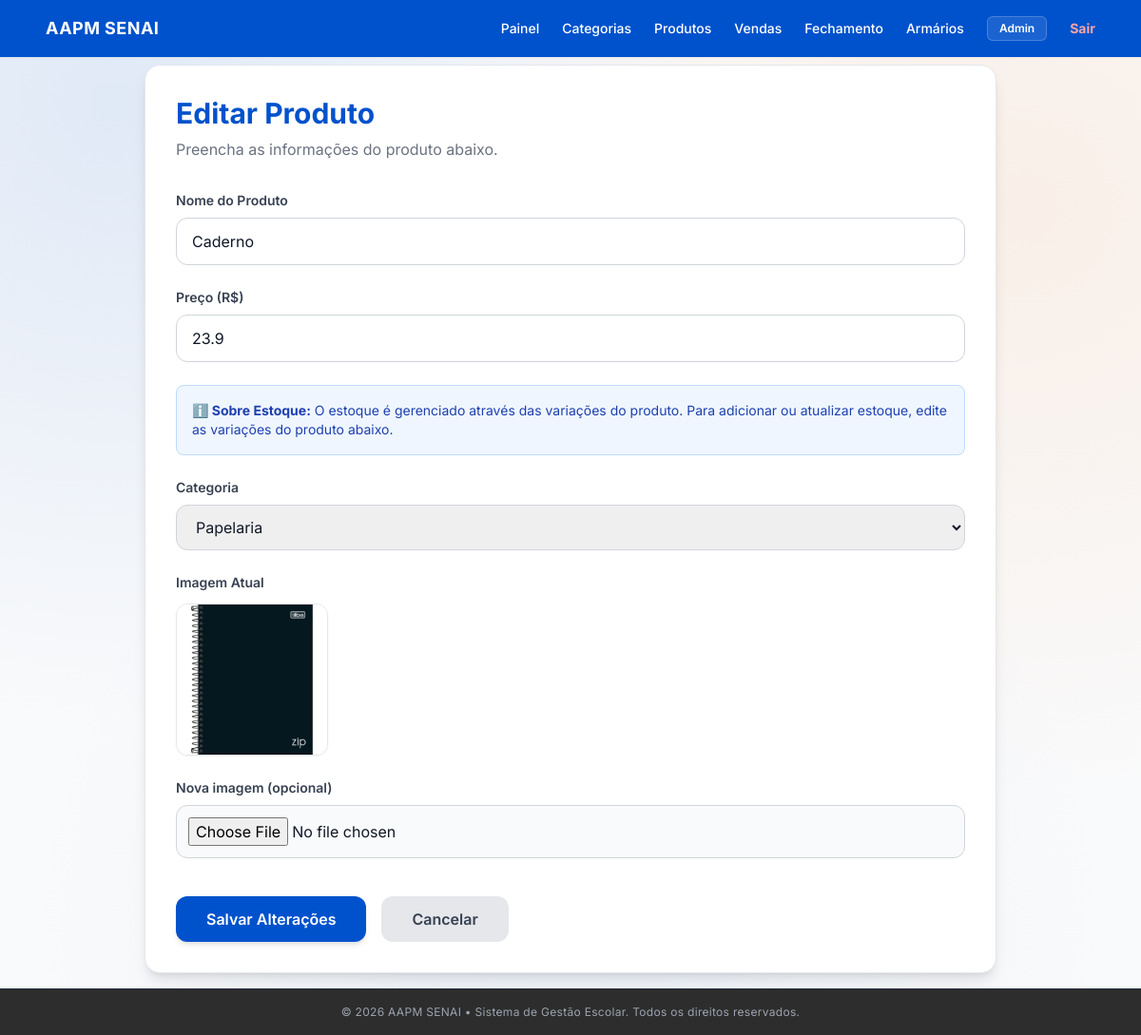
The app's page /produtos/32/editar (signed in), older data.
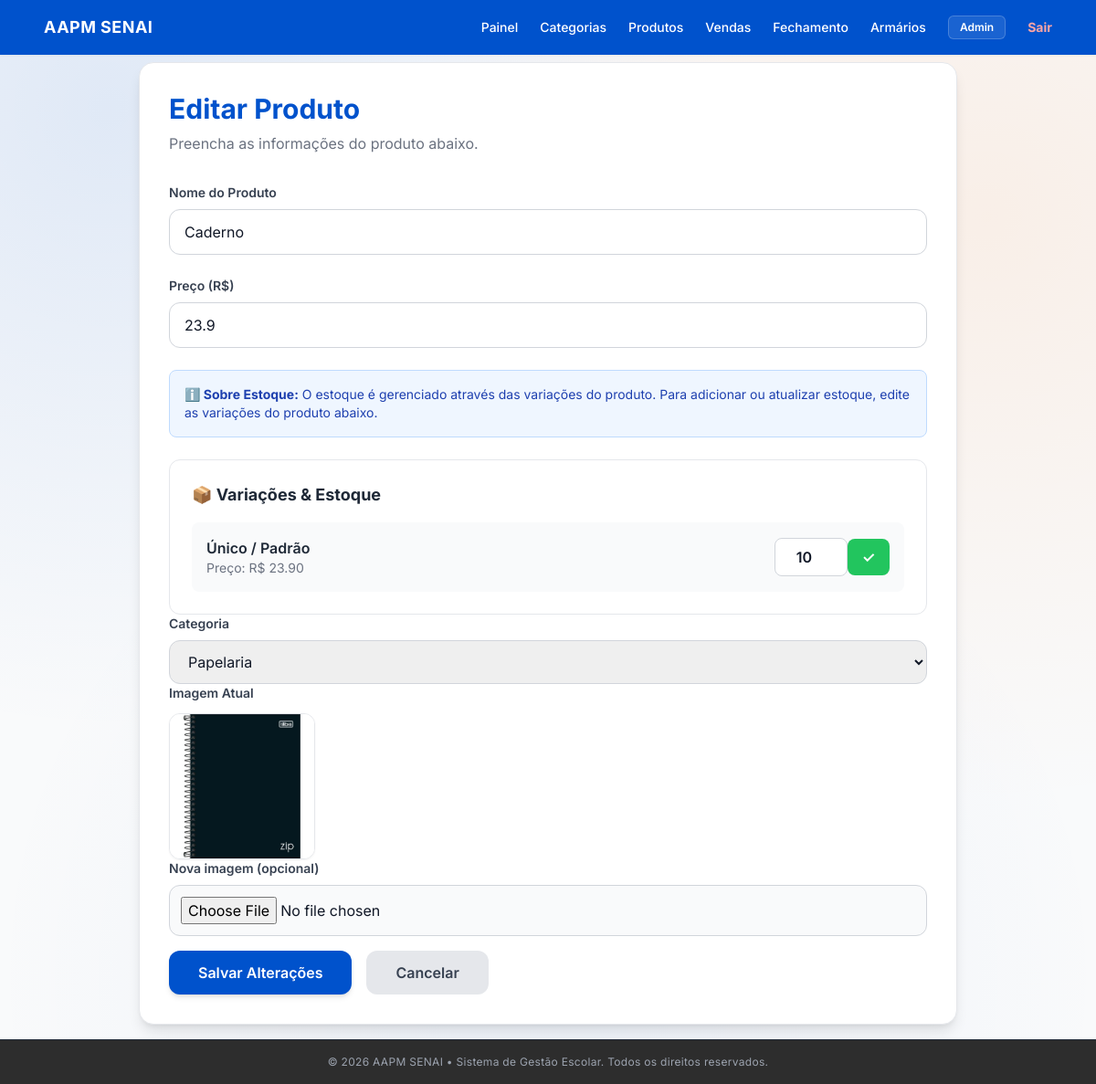
The same page, newer data.
### app/models/produto_variacao_model.py (models this page shows, shortened)
class ProdutoVariacao(Base):
    __tablename__ = "produto_variacoes"
    __table_args__ = (
        UniqueConstraint("produto_id", "tamanho", "cor", name="uq_variacao_produto_tamanho_cor"),
    )
    id            = Column(Integer, primary_key=True, autoincrement=True, index=True)
    produto_id    = Column(Integer, ForeignKey("produtos.id", ondelete="CASCADE"), nullable=False)
    tamanho       = Column(String(20), nullable=False)
    cor           = Column(String(50), nullable=False)
    sku           = Column(String(50), nullable=True, unique=True)
    preco         = Column(Float, nullable=True)  # se None, usa o preço base do produto
    estoque_atual = Column(Integer, nullable=False, default=0)
    ativo         = Column(Boolean, default=True)
    produto = relationship("Produto", back_populates="variacoes")

### app/controllers/produto_controller.py (the view)
@router.get("/{prod_id}/editar")
def form_editar_produto(
    prod_id: int,
    request: Request,
    db: Session = Depends(get_db),
    admin=Depends(require_admin)
):
    produto = (
        db.query(Produto)
        .filter(
            Produto.id == prod_id
        )
        .first()
    )
    categorias = (
        db.query(Categoria)
        .filter(
            Categoria.ativo == True
        )
        .order_by(
            Categoria.nome
        )
        .all()
    )
    return templates.TemplateResponse(
        request,
        "produtos/form.html",
        {
            "request": request,
            "usuario": admin,
            "editando": produto,
            "categorias": categorias,
        }
    )

### app/templates/produtos/form.html (shortened to what the changed rows need)
{% extends "base.html" %}
{% block conteudo %}
<div class="max-w-4xl mx-auto">
    <div class="bg-white rounded-2xl shadow-lg border border-gray-200 p-8">
        <div class="mb-8">
            <h1 class="text-3xl font-bold text-[#0052cc]">
                {{ "Editar Produto" if editando else "Cadastrar Produto" }}
            </h1>
        </div>
        <form
            action="{{ '/produtos/' + editando.id|string + '/editar' if editando else '/produtos/novo' }}"
            method="post"
            enctype="multipart/form-data"
            class="space-y-6"
        >
            {% if editando and editando.variacoes %}
            <div class="bg-white border border-gray-200 rounded-xl p-6">
                <h3 class="text-lg font-bold text-gray-800 mb-4">📦 Variações & Estoque</h3>
                <div class="space-y-3">
                    {% for variacao in editando.variacoes %}
                    <div class="flex items-center justify-between bg-gray-50 p-4 rounded-lg">
                        <div class="flex-1">
                            <p class="font-semibold text-gray-800">{{ variacao.descricao }}</p>
                            <p class="text-sm text-gray-500">Preço: R$ {{ "%.2f"|format(variacao.preco_efetivo) }}</p>
                        </div>
                        <form action="/produtos/{{ editando.id }}/variacao/{{ variacao.id }}/estoque" method="post" class="flex items-center gap-2">
                            <input
                                type="number"
                                name="estoque_atual"
                                value="{{ variacao.estoque_atual }}"
                                min="0"
                                class="w-20 border border-gray-300 rounded-lg px-3 py-2 text-center font-semibold focus:ring-2 focus:ring-blue-500 focus:outline-none"
                            >
                            <button type="submit" class="bg-green-500 hover:bg-green-600 text-white font-bold px-4 py-2 rounded-lg transition">✓</button>
                        </form>
                    </div>
                    {% endfor %}
                </div>
            </div>
            {% endif %}
        </form>
    </div>
</div>
{% endblock conteudo %}

Row changes from the older to the newer data that the page shows:
added ProdutoVariacao: descricao "Único / Padrão", preco_efetivo "23.90", estoque_atual "10"
Text that changed along with them:
text now shown: "📦 Variações & Estoque"
